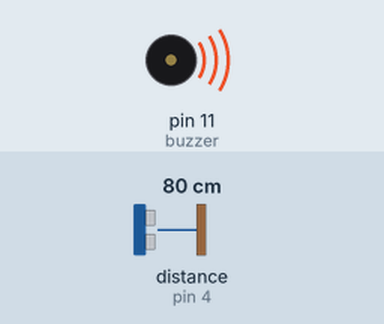
This sketch was run on a simulated Arduino Uno, built with avr-gcc and run on an emulated ATmega328P. Parts: buzzer (waves = sounding). Wiring (inferred from the names in the program): ultrasonic range finder: trigger pin 8; echo pin 4. The inputs (shaded band) are chosen by the test bench; at power-on: distance to the obstacle (sensor on pin 4) 80 cm. The echo pulse lasts 58.3 µs per cm; what the sketch prints to the serial monitor is not drawn.

Above: at 1.2 s.
1.3 s: distance to the obstacle (sensor on pin 4) set to 120 cm
Timing chart, 0 to 4.3 s (numbered marks = the images above; inputs shaded):
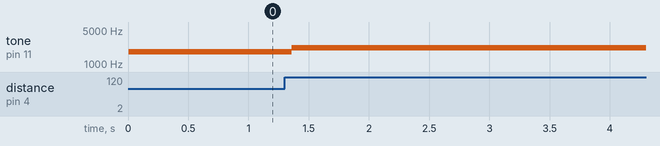

Measured:
- after the input at 1.3 s, tone on pin 11 (buzzer): 1780 Hz → 2180 Hz after 0.06 s

The sketch:

thermin.ino
```cpp
const int trig = 8;
const int echo = 4;
const int buzzer = 11;
float duration,distance;
int frequency;

void setup() {
  pinMode(trig, OUTPUT);
  pinMode(echo, INPUT);
  pinMode(buzzer , OUTPUT);
  Serial.begin(9600);
}

void loop() {
 digitalWrite(trig, HIGH);
 delayMicroseconds(10);
 digitalWrite(trig, LOW);

 duration = pulseIn(echo,HIGH);
 distance =  0.017* duration;
 Serial.print("Distance");
 Serial.print(distance);
 if(distance<=200.0){
 frequency = map(distance , 0, 200, 1000,3000);
 Serial.print("Frequency : ");
 Serial.println(frequency);
 tone(buzzer,frequency,1000);
 }


}
```
